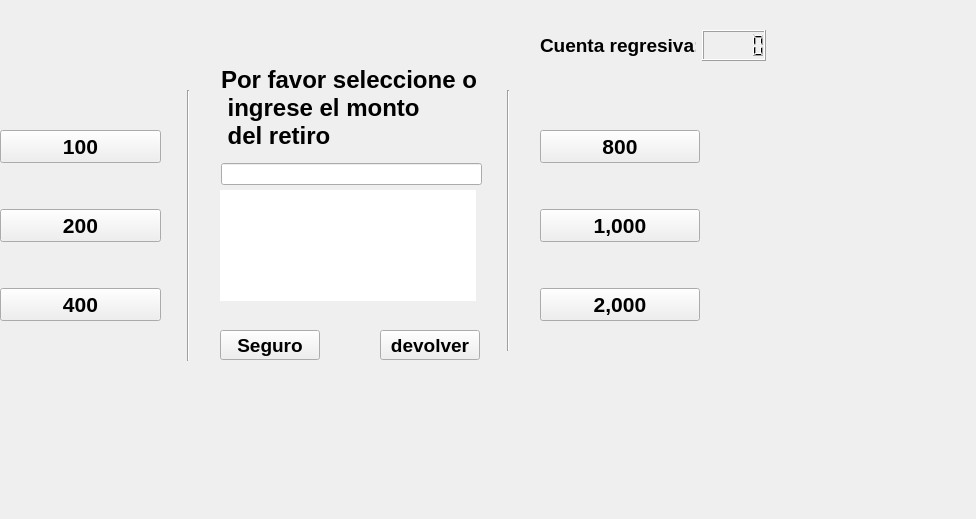
<?xml version="1.0" encoding="UTF-8"?>
<ui version="4.0">
 <class>ATMTakeMoneyForm</class>
 <widget class="QWidget" name="ATMTakeMoneyForm">
  <property name="geometry">
   <rect>
    <x>0</x>
    <y>0</y>
    <width>976</width>
    <height>519</height>
   </rect>
  </property>
  <property name="windowTitle">
   <string>Form</string>
  </property>
  <widget class="QWidget" name="verticalLayoutWidget">
   <property name="geometry">
    <rect>
     <x>0</x>
     <y>90</y>
     <width>161</width>
     <height>271</height>
    </rect>
   </property>
   <layout class="QVBoxLayout" name="vertical_layout_a">
    <item>
     <widget class="QPushButton" name="button_100">
      <property name="font">
       <font>
        <pointsize>16</pointsize>
        <bold>true</bold>
       </font>
      </property>
      <property name="text">
       <string>100</string>
      </property>
     </widget>
    </item>
    <item>
     <widget class="QPushButton" name="button_200">
      <property name="font">
       <font>
        <pointsize>16</pointsize>
        <bold>true</bold>
       </font>
      </property>
      <property name="text">
       <string>200</string>
      </property>
     </widget>
    </item>
    <item>
     <widget class="QPushButton" name="button_400">
      <property name="font">
       <font>
        <pointsize>16</pointsize>
        <bold>true</bold>
       </font>
      </property>
      <property name="text">
       <string>400</string>
      </property>
     </widget>
    </item>
   </layout>
  </widget>
  <widget class="QWidget" name="verticalLayoutWidget_2">
   <property name="geometry">
    <rect>
     <x>540</x>
     <y>90</y>
     <width>160</width>
     <height>271</height>
    </rect>
   </property>
   <layout class="QVBoxLayout" name="vertical_layout_b">
    <item>
     <widget class="QPushButton" name="button_800">
      <property name="font">
       <font>
        <pointsize>16</pointsize>
        <bold>true</bold>
       </font>
      </property>
      <property name="text">
       <string>800</string>
      </property>
     </widget>
    </item>
    <item>
     <widget class="QPushButton" name="button_1000">
      <property name="font">
       <font>
        <pointsize>16</pointsize>
        <bold>true</bold>
       </font>
      </property>
      <property name="text">
       <string>1,000</string>
      </property>
     </widget>
    </item>
    <item>
     <widget class="QPushButton" name="button_2000">
      <property name="font">
       <font>
        <pointsize>16</pointsize>
        <bold>true</bold>
       </font>
      </property>
      <property name="text">
       <string>2,000</string>
      </property>
     </widget>
    </item>
   </layout>
  </widget>
  <widget class="QPushButton" name="button_return">
   <property name="geometry">
    <rect>
     <x>380</x>
     <y>330</y>
     <width>100</width>
     <height>30</height>
    </rect>
   </property>
   <property name="font">
    <font>
     <pointsize>14</pointsize>
     <bold>true</bold>
    </font>
   </property>
   <property name="text">
    <string>devolver</string>
   </property>
  </widget>
  <widget class="QWidget" name="verticalLayoutWidget_3">
   <property name="geometry">
    <rect>
     <x>221</x>
     <y>59</y>
     <width>261</width>
     <height>126</height>
    </rect>
   </property>
   <layout class="QVBoxLayout" name="vertical_layout_c">
    <item>
     <widget class="QLabel" name="label_money">
      <property name="font">
       <font>
        <pointsize>18</pointsize>
        <bold>true</bold>
       </font>
      </property>
      <property name="text">
       <string>Por favor seleccione o 
 ingrese el monto 
 del retiro</string>
      </property>
     </widget>
    </item>
    <item>
     <widget class="QLineEdit" name="line_edit_money"/>
    </item>
   </layout>
  </widget>
  <widget class="QTextBrowser" name="text_browser_info">
   <property name="geometry">
    <rect>
     <x>220</x>
     <y>190</y>
     <width>256</width>
     <height>111</height>
    </rect>
   </property>
   <property name="frameShape">
    <enum>QFrame::NoFrame</enum>
   </property>
   <property name="html">
    <string>&lt;!DOCTYPE HTML PUBLIC &quot;-//W3C//DTD HTML 4.0//EN&quot; &quot;http://www.w3.org/TR/REC-html40/strict.dtd&quot;&gt;
&lt;html&gt;&lt;head&gt;&lt;meta name=&quot;qrichtext&quot; content=&quot;1&quot; /&gt;&lt;meta charset=&quot;utf-8&quot; /&gt;&lt;style type=&quot;text/css&quot;&gt;
p, li { white-space: pre-wrap; }
hr { height: 1px; border-width: 0; }
li.unchecked::marker { content: &quot;\2610&quot;; }
li.checked::marker { content: &quot;\2612&quot;; }
&lt;/style&gt;&lt;/head&gt;&lt;body style=&quot; font-family:'Segoe UI'; font-size:9pt; font-weight:400; font-style:normal;&quot;&gt;
&lt;p style=&quot;-qt-paragraph-type:empty; margin-top:0px; margin-bottom:0px; margin-left:0px; margin-right:0px; -qt-block-indent:0; text-indent:0px;&quot;&gt;&lt;br /&gt;&lt;/p&gt;&lt;/body&gt;&lt;/html&gt;</string>
   </property>
  </widget>
  <widget class="Line" name="line_a">
   <property name="geometry">
    <rect>
     <x>180</x>
     <y>90</y>
     <width>16</width>
     <height>271</height>
    </rect>
   </property>
   <property name="orientation">
    <enum>Qt::Vertical</enum>
   </property>
  </widget>
  <widget class="Line" name="line_b">
   <property name="geometry">
    <rect>
     <x>500</x>
     <y>90</y>
     <width>16</width>
     <height>261</height>
    </rect>
   </property>
   <property name="orientation">
    <enum>Qt::Vertical</enum>
   </property>
  </widget>
  <widget class="QWidget" name="horizontalLayoutWidget">
   <property name="geometry">
    <rect>
     <x>540</x>
     <y>30</y>
     <width>226</width>
     <height>31</height>
    </rect>
   </property>
   <layout class="QHBoxLayout" name="horizontal_layout_a">
    <item>
     <widget class="QLabel" name="label_timer">
      <property name="font">
       <font>
        <pointsize>14</pointsize>
        <bold>true</bold>
       </font>
      </property>
      <property name="text">
       <string>Cuenta regresiva:</string>
      </property>
     </widget>
    </item>
    <item>
     <widget class="QLCDNumber" name="lcd_timer">
      <property name="font">
       <font>
        <pointsize>14</pointsize>
        <bold>true</bold>
       </font>
      </property>
     </widget>
    </item>
   </layout>
  </widget>
  <widget class="QPushButton" name="button_accept">
   <property name="geometry">
    <rect>
     <x>220</x>
     <y>330</y>
     <width>100</width>
     <height>30</height>
    </rect>
   </property>
   <property name="font">
    <font>
     <pointsize>14</pointsize>
     <bold>true</bold>
    </font>
   </property>
   <property name="text">
    <string>Seguro</string>
   </property>
  </widget>
 </widget>
 <resources/>
 <connections/>
</ui>
